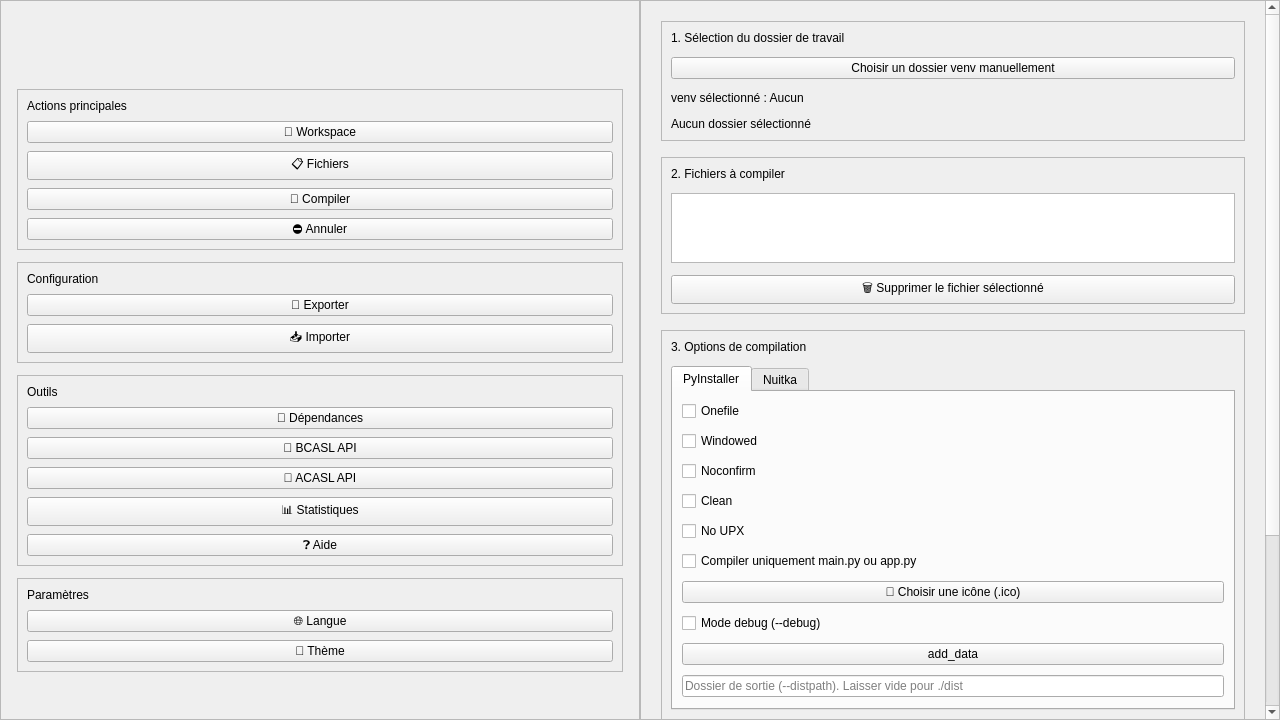
<?xml version="1.0" encoding="UTF-8"?>
<ui version="4.0">
 <class>PyInstallerGUI</class>
 <widget class="QWidget" name="PyInstallerGUI">
  <property name="geometry">
   <rect>
    <x>0</x>
    <y>0</y>
    <width>1280</width>
    <height>720</height>
   </rect>
  </property>
  <layout class="QHBoxLayout" name="mainLayout">
   <property name="spacing">
    <number>0</number>
   </property>
   <property name="leftMargin">
    <number>0</number>
   </property>
   <property name="topMargin">
    <number>0</number>
   </property>
   <property name="rightMargin">
    <number>0</number>
   </property>
   <property name="bottomMargin">
    <number>0</number>
   </property>
   <item>
    <widget class="QScrollArea" name="sidebarScrollArea">
     <property name="widgetResizable">
      <bool>true</bool>
     </property>
     <property name="maximumWidth">
      <number>320</number>
     </property>
     <property name="minimumWidth">
      <number>280</number>
     </property>
     <widget class="QFrame" name="sidebar">
      <property name="geometry">
       <rect>
        <x>0</x>
        <y>0</y>
        <width>320</width>
        <height>700</height>
       </rect>
      </property>
      <property name="frameShape">
       <enum>QFrame::Shape::NoFrame</enum>
      </property>
      <layout class="QVBoxLayout" name="sidebarLayout">
       <property name="spacing">
        <number>12</number>
       </property>
       <property name="leftMargin">
        <number>16</number>
       </property>
       <property name="topMargin">
        <number>16</number>
       </property>
       <property name="rightMargin">
        <number>16</number>
       </property>
       <property name="bottomMargin">
        <number>16</number>
       </property>
       <item>
        <widget class="QLabel" name="sidebar_logo">
         <property name="minimumSize">
          <size>
           <width>60</width>
           <height>60</height>
          </size>
         </property>
         <property name="maximumSize">
          <size>
           <width>120</width>
           <height>120</height>
          </size>
         </property>
         <property name="alignment">
          <set>Qt::AlignmentFlag::AlignCenter</set>
         </property>
        </widget>
       </item>
       <item>
        <widget class="QFrame" name="frame_main_actions">
         <property name="frameShape">
          <enum>QFrame::Shape::StyledPanel</enum>
         </property>
         <layout class="QVBoxLayout" name="layout_main_actions">
          <property name="spacing">
           <number>8</number>
          </property>
          <item>
           <widget class="QLabel" name="label_main_actions">
            <property name="text">
             <string>Actions principales</string>
            </property>
           </widget>
          </item>
          <item>
           <widget class="QPushButton" name="btn_select_folder">
            <property name="text">
             <string>📁 Workspace</string>
            </property>
            <property name="toolTip">
             <string>Sélectionner le dossier de travail</string>
            </property>
           </widget>
          </item>
          <item>
           <widget class="QPushButton" name="btn_select_files">
            <property name="text">
             <string>📋 Fichiers</string>
            </property>
            <property name="toolTip">
             <string>Ajouter des fichiers à compiler</string>
            </property>
           </widget>
          </item>
          <item>
           <widget class="QPushButton" name="btn_build_all">
            <property name="text">
             <string>🚀 Compiler</string>
            </property>
            <property name="toolTip">
             <string>Lancer la compilation</string>
            </property>
           </widget>
          </item>
          <item>
           <widget class="QPushButton" name="btn_cancel_all">
            <property name="text">
             <string>⛔ Annuler</string>
            </property>
            <property name="toolTip">
             <string>Annuler la compilation en cours</string>
            </property>
           </widget>
          </item>
         </layout>
        </widget>
       </item>
       <item>
        <widget class="QFrame" name="frame_config_actions">
         <property name="frameShape">
          <enum>QFrame::Shape::StyledPanel</enum>
         </property>
         <layout class="QVBoxLayout" name="layout_config_actions">
          <property name="spacing">
           <number>8</number>
          </property>
          <item>
           <widget class="QLabel" name="label_config_actions">
            <property name="text">
             <string>Configuration</string>
            </property>
           </widget>
          </item>
          <item>
           <widget class="QPushButton" name="btn_export_config">
            <property name="text">
             <string>💾 Exporter</string>
            </property>
            <property name="toolTip">
             <string>Exporter la configuration actuelle</string>
            </property>
           </widget>
          </item>
          <item>
           <widget class="QPushButton" name="btn_import_config">
            <property name="text">
             <string>📥 Importer</string>
            </property>
            <property name="toolTip">
             <string>Importer une configuration</string>
            </property>
           </widget>
          </item>
         </layout>
        </widget>
       </item>
       <item>
        <widget class="QFrame" name="frame_tools">
         <property name="frameShape">
          <enum>QFrame::Shape::StyledPanel</enum>
         </property>
         <layout class="QVBoxLayout" name="layout_tools">
          <property name="spacing">
           <number>8</number>
          </property>
          <item>
           <widget class="QLabel" name="label_tools">
            <property name="text">
             <string>Outils</string>
            </property>
           </widget>
          </item>
          <item>
           <widget class="QPushButton" name="btn_suggest_deps">
            <property name="text">
             <string>🔎 Dépendances</string>
            </property>
            <property name="toolTip">
             <string>Analyser les dépendances du projet</string>
            </property>
           </widget>
          </item>
          <item>
           <widget class="QPushButton" name="btn_api_loader">
            <property name="text">
             <string>🔌 BCASL API</string>
            </property>
            <property name="toolTip">
             <string>Charger BCASL API Loader</string>
            </property>
           </widget>
          </item>
          <item>
           <widget class="QPushButton" name="btn_acasl_loader">
            <property name="text">
             <string>🔌 ACASL API</string>
            </property>
            <property name="toolTip">
             <string>Charger ACASL API Loader</string>
            </property>
           </widget>
          </item>
          <item>
           <widget class="QPushButton" name="btn_show_stats">
            <property name="text">
             <string>📊 Statistiques</string>
            </property>
            <property name="toolTip">
             <string>Afficher les statistiques de compilation</string>
            </property>
           </widget>
          </item>
          <item>
           <widget class="QPushButton" name="btn_help">
            <property name="text">
             <string>❓ Aide</string>
            </property>
            <property name="toolTip">
             <string>Afficher l'aide</string>
            </property>
           </widget>
          </item>
         </layout>
        </widget>
       </item>
       <item>
        <widget class="QFrame" name="frame_settings">
         <property name="frameShape">
          <enum>QFrame::Shape::StyledPanel</enum>
         </property>
         <layout class="QVBoxLayout" name="layout_settings">
          <property name="spacing">
           <number>8</number>
          </property>
          <item>
           <widget class="QLabel" name="label_settings">
            <property name="text">
             <string>Paramètres</string>
            </property>
           </widget>
          </item>
          <item>
           <widget class="QPushButton" name="select_lang">
            <property name="text">
             <string>🌐 Langue</string>
            </property>
            <property name="toolTip">
             <string>Choisir la langue de l'interface</string>
            </property>
           </widget>
          </item>
          <item>
           <widget class="QPushButton" name="select_theme">
            <property name="text">
             <string>🎨 Thème</string>
            </property>
            <property name="toolTip">
             <string>Choisir le thème de l'interface</string>
            </property>
           </widget>
          </item>
         </layout>
        </widget>
       </item>
       <item>
        <spacer name="sidebarSpacer">
         <property name="orientation">
          <enum>Qt::Orientation::Vertical</enum>
         </property>
         <property name="sizeHint" stdset="0">
          <size>
           <width>20</width>
           <height>40</height>
          </size>
         </property>
        </spacer>
       </item>
      </layout>
     </widget>
    </widget>
   </item>
   <item>
    <widget class="QScrollArea" name="dashboardScrollArea">
     <property name="widgetResizable">
      <bool>true</bool>
     </property>
     <widget class="QWidget" name="contentArea">
      <property name="geometry">
       <rect>
        <x>0</x>
        <y>0</y>
        <width>940</width>
        <height>700</height>
       </rect>
      </property>
      <layout class="QVBoxLayout" name="contentLayout">
       <property name="spacing">
        <number>16</number>
       </property>
       <property name="leftMargin">
        <number>20</number>
       </property>
       <property name="topMargin">
        <number>20</number>
       </property>
       <property name="rightMargin">
        <number>20</number>
       </property>
       <property name="bottomMargin">
        <number>20</number>
       </property>
       <item>
        <widget class="QFrame" name="frame_workspace">
         <property name="frameShape">
          <enum>QFrame::Shape::StyledPanel</enum>
         </property>
         <layout class="QVBoxLayout" name="layout_workspace">
          <property name="spacing">
           <number>12</number>
          </property>
          <item>
           <widget class="QLabel" name="label_workspace_section">
            <property name="text">
             <string>1. Sélection du dossier de travail</string>
            </property>
           </widget>
          </item>
          <item>
           <widget class="QPushButton" name="venv_button">
            <property name="text">
             <string>Choisir un dossier venv manuellement</string>
            </property>
           </widget>
          </item>
          <item>
           <widget class="QLabel" name="venv_label">
            <property name="text">
             <string>venv sélectionné : Aucun</string>
            </property>
           </widget>
          </item>
          <item>
           <widget class="QLabel" name="label_folder">
            <property name="text">
             <string>Aucun dossier sélectionné</string>
            </property>
           </widget>
          </item>
         </layout>
        </widget>
       </item>
       <item>
        <widget class="QFrame" name="frame_files">
         <property name="frameShape">
          <enum>QFrame::Shape::StyledPanel</enum>
         </property>
         <layout class="QVBoxLayout" name="layout_files">
          <property name="spacing">
           <number>12</number>
          </property>
          <item>
           <widget class="QLabel" name="label_files_section">
            <property name="text">
             <string>2. Fichiers à compiler</string>
            </property>
           </widget>
          </item>
          <item>
           <widget class="QListWidget" name="file_list">
            <property name="minimumHeight">
             <number>150</number>
            </property>
           </widget>
          </item>
          <item>
           <widget class="QPushButton" name="btn_remove_file">
            <property name="text">
             <string>🗑️ Supprimer le fichier sélectionné</string>
            </property>
           </widget>
          </item>
         </layout>
        </widget>
       </item>
       <item>
        <widget class="QFrame" name="frame_options">
         <property name="frameShape">
          <enum>QFrame::Shape::StyledPanel</enum>
         </property>
         <layout class="QVBoxLayout" name="layout_options">
          <property name="spacing">
           <number>12</number>
          </property>
          <item>
           <widget class="QLabel" name="label_options_section">
            <property name="text">
             <string>3. Options de compilation</string>
            </property>
           </widget>
          </item>
          <item>
           <widget class="QTabWidget" name="compiler_tabs">
            <property name="currentIndex">
             <number>0</number>
            </property>
            <widget class="QWidget" name="tab_pyinstaller">
             <attribute name="title">
              <string>PyInstaller</string>
             </attribute>
             <layout class="QVBoxLayout" name="pyinstaller_options_layout">
              <property name="spacing">
               <number>10</number>
              </property>
              <item>
               <widget class="QCheckBox" name="opt_onefile">
                <property name="text">
                 <string>Onefile</string>
                </property>
               </widget>
              </item>
              <item>
               <widget class="QCheckBox" name="opt_windowed">
                <property name="text">
                 <string>Windowed</string>
                </property>
               </widget>
              </item>
              <item>
               <widget class="QCheckBox" name="opt_noconfirm">
                <property name="text">
                 <string>Noconfirm</string>
                </property>
               </widget>
              </item>
              <item>
               <widget class="QCheckBox" name="opt_clean">
                <property name="text">
                 <string>Clean</string>
                </property>
               </widget>
              </item>
              <item>
               <widget class="QCheckBox" name="opt_noupx">
                <property name="text">
                 <string>No UPX</string>
                </property>
               </widget>
              </item>
              <item>
               <widget class="QCheckBox" name="opt_main_only">
                <property name="text">
                 <string>Compiler uniquement main.py ou app.py</string>
                </property>
               </widget>
              </item>
              <item>
               <widget class="QPushButton" name="btn_select_icon">
                <property name="text">
                 <string>🎨 Choisir une icône (.ico)</string>
                </property>
               </widget>
              </item>
              <item>
               <widget class="QCheckBox" name="opt_debug">
                <property name="text">
                 <string>Mode debug (--debug)</string>
                </property>
               </widget>
              </item>
              <item>
               <widget class="QPushButton" name="pyinstaller_add_data">
                <property name="text">
                 <string>add_data</string>
                </property>
               </widget>
              </item>
              <item>
               <layout class="QHBoxLayout" name="outputDirLayout">
                <item>
                 <widget class="QLineEdit" name="output_dir_input">
                  <property name="placeholderText">
                   <string>Dossier de sortie (--distpath). Laisser vide pour ./dist</string>
                  </property>
                 </widget>
                </item>
               </layout>
              </item>
             </layout>
            </widget>
            <widget class="QWidget" name="tab_nuitka">
             <attribute name="title">
              <string>Nuitka</string>
             </attribute>
             <layout class="QVBoxLayout" name="nuitka_options_layout">
              <property name="spacing">
               <number>10</number>
              </property>
              <item>
               <widget class="QCheckBox" name="nuitka_onefile">
                <property name="text">
                 <string>Onefile (--onefile)</string>
                </property>
               </widget>
              </item>
              <item>
               <widget class="QCheckBox" name="nuitka_standalone">
                <property name="text">
                 <string>Standalone (--standalone)</string>
                </property>
               </widget>
              </item>
              <item>
               <widget class="QCheckBox" name="nuitka_disable_console">
                <property name="text">
                 <string>Désactiver la console Windows (--windows-disable-console)</string>
                </property>
               </widget>
              </item>
              <item>
               <widget class="QCheckBox" name="nuitka_show_progress">
                <property name="text">
                 <string>Afficher la progression (--show-progress)</string>
                </property>
               </widget>
              </item>
              <item>
               <widget class="QPushButton" name="nuitka_add_data">
                <property name="text">
                 <string>add_data</string>
                </property>
               </widget>
              </item>
              <item>
               <widget class="QLineEdit" name="nuitka_output_dir">
                <property name="placeholderText">
                 <string>Dossier de sortie (--output-dir)</string>
                </property>
               </widget>
              </item>
              <item>
               <widget class="QPushButton" name="btn_nuitka_icon">
                <property name="text">
                 <string>🎨 Choisir une icône (.ico) Nuitka</string>
                </property>
               </widget>
              </item>
             </layout>
            </widget>
           </widget>
          </item>
         </layout>
        </widget>
       </item>
       <item>
        <widget class="QFrame" name="frame_logs">
         <property name="frameShape">
          <enum>QFrame::Shape::StyledPanel</enum>
         </property>
         <layout class="QVBoxLayout" name="layout_logs">
          <property name="spacing">
           <number>12</number>
          </property>
          <item>
           <widget class="QLabel" name="label_logs_section">
            <property name="text">
             <string>4. Logs de compilation</string>
            </property>
           </widget>
          </item>
          <item>
           <widget class="QTextEdit" name="log">
            <property name="minimumHeight">
             <number>200</number>
            </property>
           </widget>
          </item>
         </layout>
        </widget>
       </item>
       <item>
        <widget class="QFrame" name="frame_progress">
         <property name="frameShape">
          <enum>QFrame::Shape::StyledPanel</enum>
         </property>
         <layout class="QVBoxLayout" name="layout_progress">
          <property name="spacing">
           <number>8</number>
          </property>
          <item>
           <widget class="QLabel" name="label_progress">
            <property name="text">
             <string>Progression</string>
            </property>
           </widget>
          </item>
          <item>
           <widget class="QProgressBar" name="progress">
            <property name="value">
             <number>0</number>
            </property>
            <property name="textVisible">
             <bool>true</bool>
            </property>
            <property name="minimumHeight">
             <number>24</number>
            </property>
           </widget>
          </item>
         </layout>
        </widget>
       </item>
      </layout>
     </widget>
    </widget>
   </item>
  </layout>
 </widget>
 <resources/>
 <connections/>
</ui>
